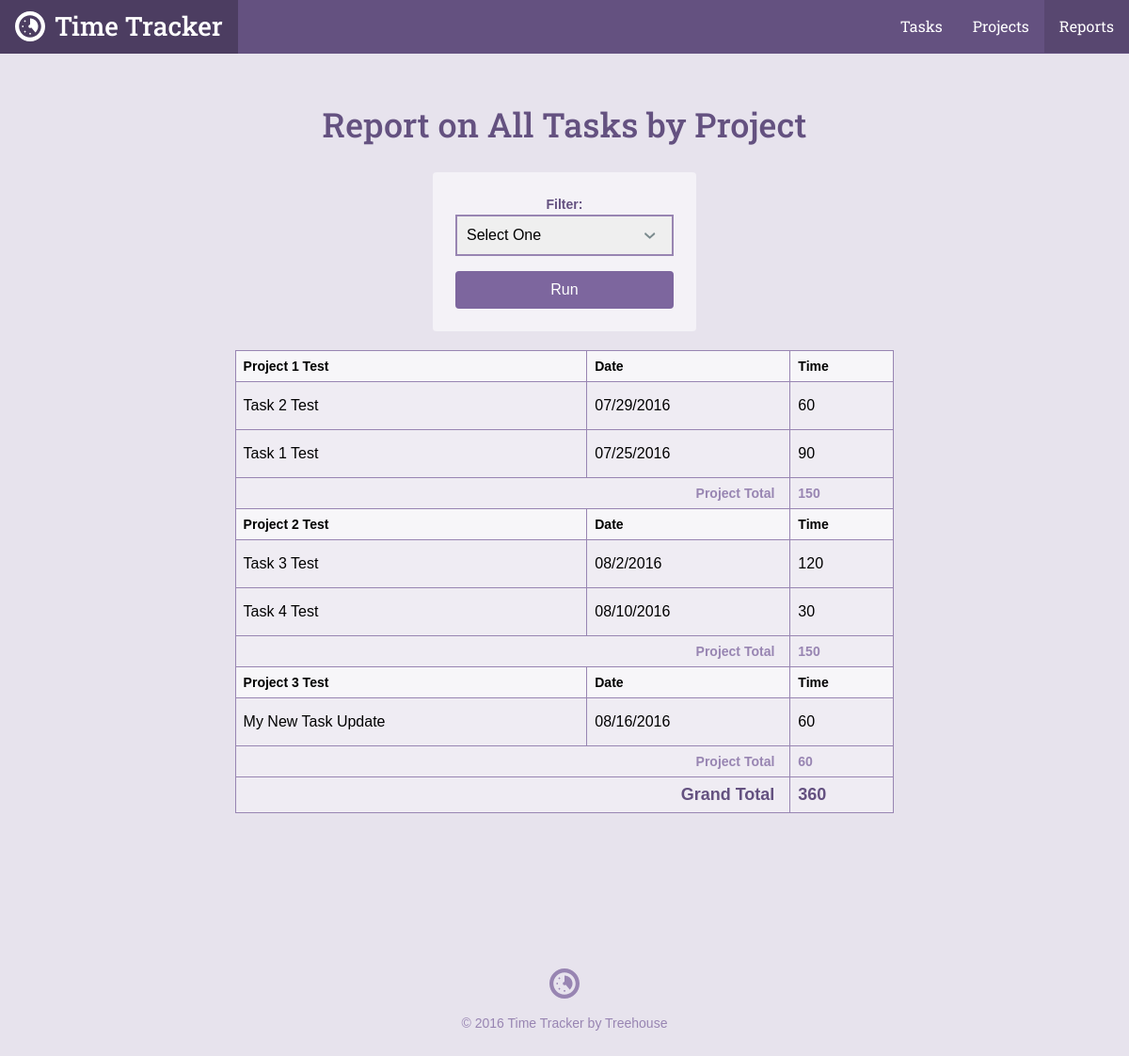
The app's page /reports.php with its own data.
### tables this page shows
CREATE TABLE `tasks` (
	`task_id`	INTEGER PRIMARY KEY AUTOINCREMENT,
	`project_id`	INTEGER,
	`title`	TEXT,
	`date`	INTEGER NOT NULL,
	`time`	TEXT NOT NULL
);

CREATE TABLE `projects` (
	`project_id`	INTEGER PRIMARY KEY AUTOINCREMENT,
	`title`	TEXT NOT NULL,
	`category`	TEXT NOT NULL
);

### inc/functions.php (called while the page is built, shortened)
<?php
function get_task_list($filter = null) {
    include 'connection.php';
    $sql = 'SELECT tasks.*, projects.title as project FROM tasks'
        . ' JOIN projects ON tasks.project_id = projects.project_id';
    $where = '';
    $orderBy = ' ORDER BY date DESC';
    if ($filter) {
        $orderBy = ' ORDER BY projects.title ASC, date DESC';
    }
    try {
        $results = $db->prepare($sql . $where . $orderBy);
        $results->execute();
    } catch (Exception $e) {
        echo "Error!: " . $e->getMessage() . "<br />";
        return array();
    }
    return $results->fetchAll(PDO::FETCH_ASSOC);
}

### reports.php (the view, shortened to what this page needs)
<?php
require 'inc/functions.php';
$filter = 'all';
include 'inc/header.php';
?>
<div class="col-container page-container">
    <div class="col col-70-md col-60-lg col-center">
        <div class="col-container">
            <h1 class='actions-header'>Report on <?php
            if (!is_array($filter)) {
                echo "All Tasks by Project";
            }
            ?></h1>
            <form class='form-container form-report' action='reports.php' method='get'>
                <label for='filter'>Filter:</label>
                <select id='filter' name='filter'>
                    <option value=''>Select One</option>
                </select>
                <input class="button" type="submit" value="Run" />
            </form>
        </div>
        <div class="section page">
            <div class="wrapper">
                <table>
                    <?php
                    $total = $project_id = $project_total = 0;
                    $tasks = get_task_list($filter);
                    foreach ($tasks as $item) {
                        if ($project_id != $item['project_id']) {
                            $project_id = $item['project_id'];
                            echo "<thead>\n";
                            echo "<tr>\n";
                            echo "<th>" . $item['project'] . "</th>\n";
                            echo "<th>Date</th>\n";
                            echo "<th>Time</th>\n";
                            echo "</tr>\n";
                            echo "</thead>\n";
                        }
                        $project_total += $item['time'];
                        $total += $item['time'];
                        echo "<tr>\n";
                        echo "<td>". $item['title'] . "</td>\n";
                        echo "<td>". $item['date'] . "</td>\n";
                        echo "<td>". $item['time'] . "</td>\n";
                        echo "</tr>\n";
                        if (next($tasks)['project_id'] != $item['project_id']) {
                            echo "<tr>\n";
                            echo "<th class='project-total-label' colspan='2'>Project Total</th>\n";
                            echo "<th class='project-total-number'>$project_total</th>\n";
                            echo "</tr>\n";
                            $project_total = 0;
                        }
                    }
                    ?>
                    <tr>
                        <th class='grand-total-label' colspan='2'>Grand Total</th>
                        <th class='grand-total-number'><?php echo $total; ?></th>
                    </tr>
                </table>
            </div>
        </div>
    </div>
</div>
<?php include "inc/footer.php"; ?>

### css/style.css (style rules this page uses)
*,:after,:before { box-sizing:border-box }
html { font-family:sans-serif;-ms-text-size-adjust:100%;-webkit-text-size-adjust:100% }
body { margin:0 }
h1 { font-size:2em;margin:.67em 0 }
button,input,optgroup,select,textarea { color:inherit;font:inherit;margin:0 }
select { text-transform:none }
input[type="reset"],input[type="submit"] { -webkit-appearance:button;cursor:pointer }
input { line-height:normal }
table { border-collapse:collapse;border-spacing:0 }
td,th { padding:0 }
html { font-size:100%;line-height:1.5;-webkit-tap-highlight-color:transparent }
body { font-size:1rem;font-family:"Gotham Rounded A","Gotham Rounded B","Helvetica",Helvetica,Arial,sans-serif;font-style:normal;font-weight:400 }
.button { -webkit-appearance:none;-moz-appearance:none;-ms-appearance:none;-o-appearance:none;appearance:none;-webkit-user-select:none;-moz-user-select:none;-ms-user-select:none;user-select:none;background-color:transparent;border-radius:4px;border:solid 2px #5fcf80;color:#5fcf80;cursor:pointer;display:inline-block;font-family:"Gotham Rounded A","Gotham Rounded B","Helvetica",Helvetica,Arial,sans-serif;font-size:1rem;font-weight:500;height:40px;line-height:36px;padding:0 15px;position:relative;margin:0 10px 0 0;text-align:center;text-decoration:none;transition:color .3s ease,background-color .3s ease,border-color .3s ease,width .3s ease,opacity .3s ease;vertical-align:baseline;white-space:nowrap;overflow:hidden;text-overflow:ellipsis }
.button:last-child { margin-right:0 }
.col { float:left;width:100% }
.col-container:before,.col-container:after { content:" ";display:table }
.col-container:after { clear:both }
.col-center { float:none;margin:0 auto }
@media screen and (min-width: 680px) { .col-70-md { width:70% !important } }
@media screen and (min-width: 960px) { .col-60-lg { width:60% !important } }
h1,h2,h3,h4,h5,h6 { color:#40484a;display:block;font-weight:500;margin:0;text-rendering:optimizeLegibility }
h1 { font-size:2.25rem }
body { background-color:#e7e3ed }
h1,h2,h3,h4,h5,h6 { color:#645180;font-family:"Roboto Slab", Helvetica, Arial, sans-serif }
.button { background:#7D669E;border-color:#7D669E;color:#fff }
.col-container { margin:0 auto;max-width:1200px }
.actions-header { margin-bottom:1.5rem }
.page-container { text-align:center }
@media screen { .page-container { padding:1.5rem 1rem 0 1rem } }
@media screen and (min-width: 680px) { .page-container { padding-top:3rem } }
.form-container { background-color:#f4f2f7;border-radius:4px }
@media screen { .form-container { padding:.5rem 1.5rem;margin-top:.5rem;margin-bottom:1.5rem } }
@media screen and (min-width: 680px) { .form-container { padding:.5rem 1.5rem;margin-top:3rem;margin-bottom:0 } }
.form-report { padding:1.5rem;margin-bottom:3rem }
.form-report .button { margin-top:1rem }
table { width:100%;text-align:left;background-color:#f4f2f7 }
@media screen { table { margin-bottom:1.5rem } }
@media screen and (min-width: 680px) { table { margin-bottom:0 } }
th,td { padding:.5rem;background-color:#efecf3;border:solid 1px #9885b2 !important }
td { padding:1rem .5rem }
th { font-size:.875rem }
thead th { background-color:#f7f6f9 !important }
input { border-radius:4px;box-shadow:none;border:solid 2px #9885b2;padding:8px 10px;width:100% }
label { font-size:14px;font-weight:bold;color:#645180 }
select { -webkit-appearance:none;-moz-appearance:none;width:100%;padding:8px 10px;border:solid 2px #9885b2;background-size:.9rem;background-repeat:no-repeat;background-position:calc(100% - 1rem) center }
.project-total-label { text-align:right;padding-right:1rem;color:#9885b2;font-size:.875rem }
.project-total-number { color:#9885b2 }
.grand-total-label { text-align:right;padding-right:1rem;color:#645180;font-size:1.125rem }
.grand-total-number { color:#645180;font-size:1.125rem }
.form-report { width: 280px; margin: auto auto 20px }

### records on screen
tasks: project.title "Project 1 Test", title "Task 2 Test", date "07/29/2016", time "60"
tasks: title "Task 1 Test", date "07/25/2016", time "90", project_total "150"
tasks: project.title "Project 2 Test", title "Task 3 Test", date "08/2/2016", time "120"
tasks: title "Task 4 Test", date "08/10/2016", time "30", project_total "150"
tasks: project.title "Project 3 Test", title "My New Task Update", date "08/16/2016", time "60", project_total "60"

### other values on screen
$total "360"
